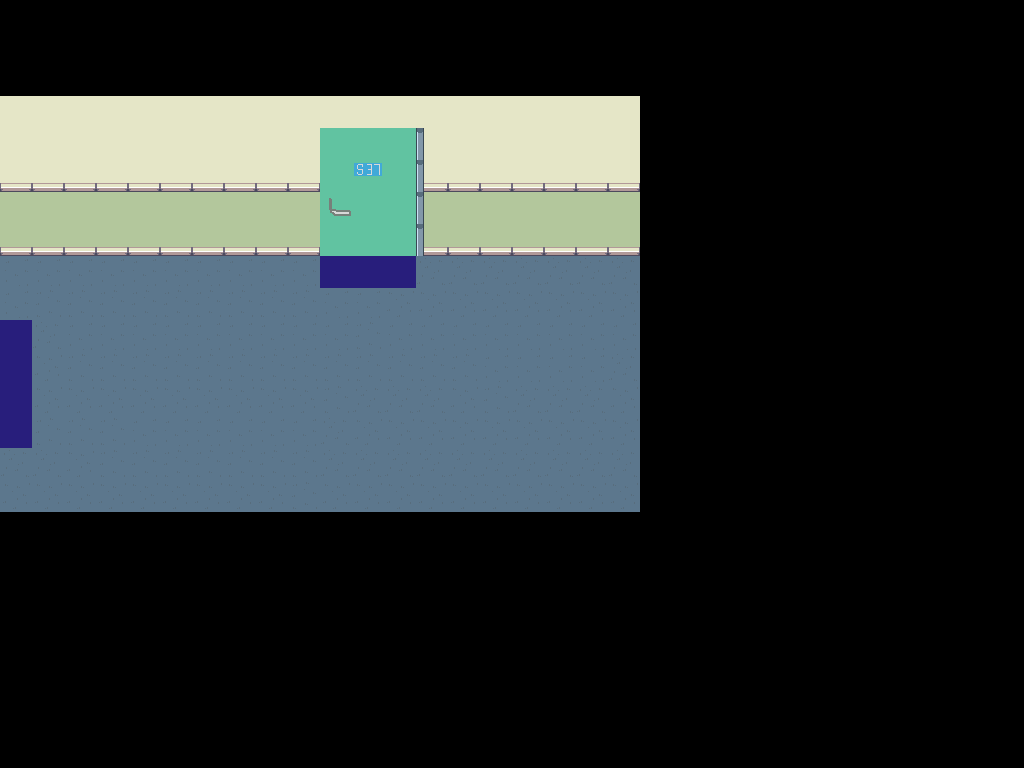

The image is a tile-based game level rendered from a .tmx file. Its description and source (layers, tilesets, objects; grid data summarised) follow:
An orthogonal 32x24 tile map with 32x32 px tiles, 8 tile layers (sol, vers_sous_sol_couloir1, vers_salleS37, noir 99, ...), 6 tilesets.

<map version="1.10" tiledversion="1.10.2" orientation="orthogonal" renderorder="right-down" width="32" height="24" tilewidth="32" tileheight="32" infinite="0" nextlayerid="11" nextobjectid="1">
 <tileset firstgid="1" source="porte.tsx" />
 <tileset firstgid="17" source="couleur.tsx" />
 <tileset firstgid="26" source="test_porte(10).tsx" />
 <tileset firstgid="42" source="Interior.tsx" />
 <tileset firstgid="1066" source="poignet.tsx" />
 <tileset firstgid="1067" source="pixel-cyberpunk-interior.tsx" />
 <layer id="2" name="sol" width="32" height="24" locked="1">
  <data>[768 cells, 160 non-empty, 4 distinct tile ids]</data>
 </layer>
 <layer id="3" name="vers_sous_sol_couloir1" width="32" height="24">
  <data>[768 cells, 4 non-empty, 1 distinct tile ids]</data>
 </layer>
 <layer id="10" name="vers_salleS37" width="32" height="24">
  <data>[768 cells, 3 non-empty, 1 distinct tile ids]</data>
 </layer>
 <layer id="5" name="noir 99" width="32" height="24">
  <data>[768 cells, 608 non-empty, 4 distinct tile ids]</data>
 </layer>
 <layer id="7" name="couleur mur 99" width="32" height="24">
  <data>[768 cells, 100 non-empty, 2 distinct tile ids]</data>
 </layer>
 <layer id="6" name="mur 99" width="32" height="24">
  <data>[768 cells, 34 non-empty, 1 distinct tile ids]</data>
 </layer>
 <layer id="8" name="porte 99" width="32" height="24">
  <data>[768 cells, 12 non-empty, 3 distinct tile ids]</data>
 </layer>
 <layer id="9" name="contour porte 99" width="32" height="24">
  <data>[768 cells, 4 non-empty, 1 distinct tile ids]</data>
 </layer>
</map>
